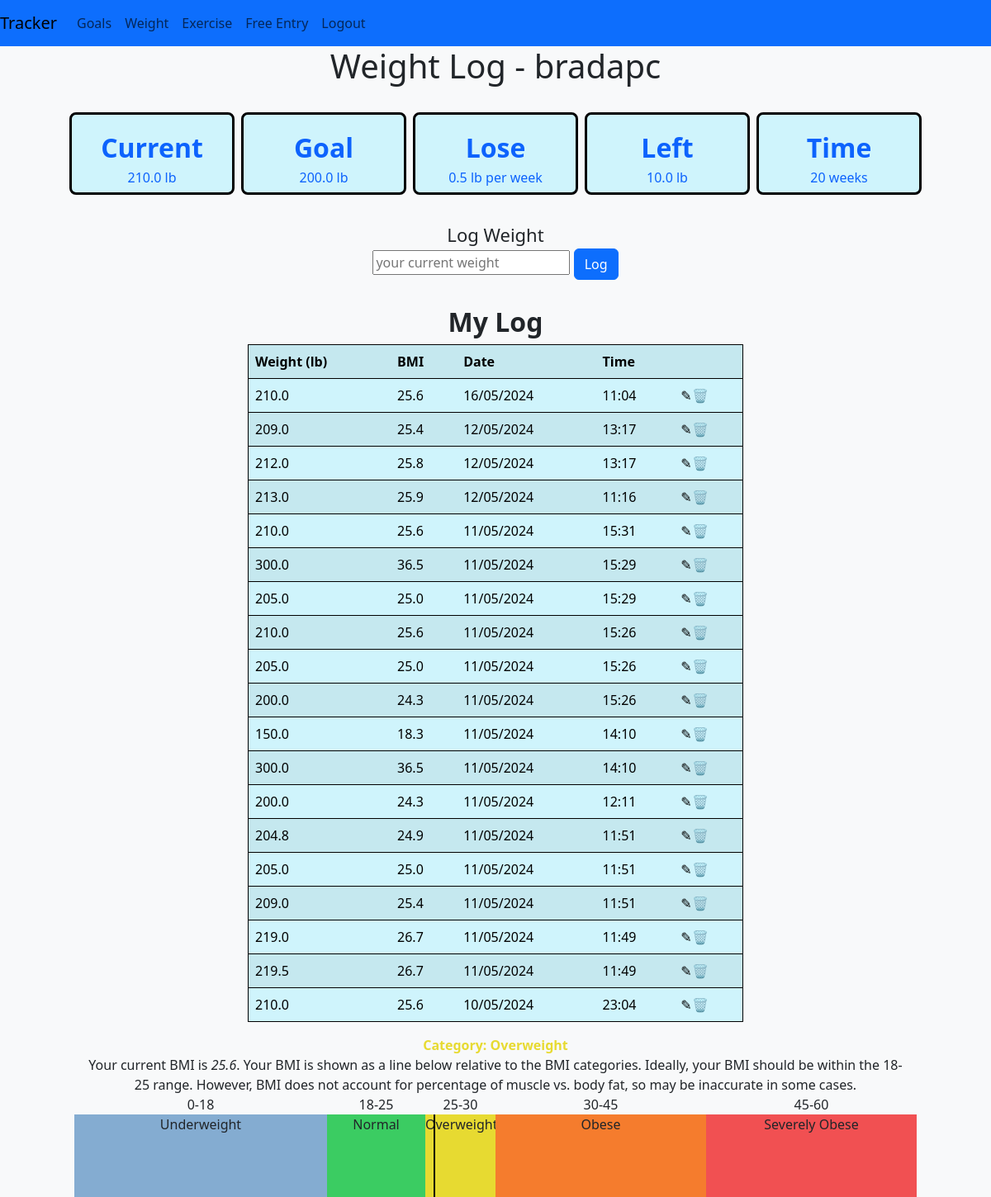
Screenshot of /weight/log (signed in) with the database file from the repository.
### tables this page shows
CREATE TABLE weight_log (
user_id INTEGER NOT NULL,
weight REAL NOT NULL,
time TEXT
);

CREATE TABLE "weight_goals" (
user_id INTEGER NOT NULL,
goal_weight REAL NOT NULL,
goal_step REAL NOT NULL,
height REAL NOT NULL,
goal_direction INTEGER NOT NULL
, units TEXT, time TEXT);

### app.py (the view)
@app.route("/weight/log", methods=["GET", "POST"])
@login_required
def weight_log():
    weight_goals = weightGoalExists()
    if not weight_goals:
        return redirect("/weight")
    weight_log = getWeightLog()
    units = getUnits(weight_goals)
    new_weight_log = splitDateTime(weight_log)
    new_weight_log = addBMI(new_weight_log, weight_goals['height'], weight_goals['units'])
    if request.method == "POST":
        new_weight_entry = request.form.get("weight-entry")
        if not new_weight_entry:
            errormsg = "Please enter a weight."
            return render_template("weight_log.html", errormsg=errormsg, user=session['user'], weight_goals=weight_goals, units=units, new_weight_log=new_weight_log)
        try:
            new_weight_entry = float(new_weight_entry)
        except:
            errormsg = "Please enter only numbers into the weight form."
            return render_template("weight_log.html", errormsg=errormsg, user=session['user'], weight_goals=weight_goals, units=units, new_weight_log=new_weight_log)
        dt_string = getFormattedDateTime()
        con = sqlite3.connect("tracker.db")
        cur = con.cursor()
        cur.execute("INSERT INTO weight_log (user_id, weight, time) VALUES(?, ?, ?)", (session['user_id'], new_weight_entry, dt_string,))
        con.commit()
        return redirect("/weight/log")
    else:
        return render_template("weight_log.html", user=session['user'], weight_goals=weight_goals, units=units, new_weight_log=new_weight_log)

### app.py (called while the page is built)
def login_required(f):
    @wraps(f)
    def decorated_function(*args, **kwargs):
        if session.get("user_id") is None:
            return redirect("/login")
        return f(*args, **kwargs)
    return decorated_function

def getUnits(weight_goals):
    units = {}
    if weight_goals['units'] == "metric":
        units['weight_unit'] = "kg"
        units['height_unit'] = "cm"
    elif weight_goals['units'] == "imperial":
        units['weight_unit'] = "lb"
        units['height_unit'] = "inches"
    return units

def weightGoalExists():
    con = sqlite3.connect("tracker.db")
    con.row_factory = sqlite3.Row
    cur = con.cursor()
    res = cur.execute("SELECT * FROM weight_goals WHERE user_id = ?", (session['user_id'],))
    res = res.fetchone()
    cur.close()
    con.close()
    return res

def getWeightLog():
    con = sqlite3.connect("tracker.db")
    cur = con.cursor()
    con.row_factory = sqlite3.Row
    cur.execute("SELECT * FROM weight_log WHERE user_id = ? ORDER BY time DESC", (session['user_id'],))
    weight_log = []
    weight_log = cur.fetchall()
    cur.close()
    con.close()
    return weight_log

def splitDateTime(weight_log):
    new_weight_log = []
    for entry in weight_log:
        new_entry = []
        dt_list = entry[2].split()
        dt_list[1] = dt_list[1][0:5]
        new_entry.append(entry[0])
        new_entry.append(entry[1])
        new_entry.append(dt_list[0])
        new_entry.append(dt_list[1])
        new_weight_log.append(new_entry)
    return new_weight_log

def computeBMI(height, weight, units):
    bmi = 0
    if units == 'imperial':
        bmi = 703 * (weight / height**2)
    elif units == 'metric':
        bmi = weight / (height / 100)**2
    return bmi

def addBMI(log, height, units):
    weight_log = []
    for row in log:
        bmi = computeBMI(height, row[1], units)
        bmi_str = "%0.1f" % bmi
        row.append(bmi_str)
        weight_log.append(row)
    return weight_log

### templates/weight_log.html (shortened to what this page needs)
{% extends "layout.html" %}
{% block body %}
    <h1 class="page-title-header">Weight Log - {{ user }} </h1>
    {% if weight_goals %}
        <div class="goal-weight-container">
            <div class="goal-weight-box">
                <span class="goal-weight-box-head">Current</span>
                <span>{{ new_weight_log[0][1] }} {{units.weight_unit}}</span>
            </div>
            <div class="goal-weight-box">
                <span class="goal-weight-box-head">Goal</span>
                <span>{{ weight_goals.goal_weight }} {{ units.weight_unit }}</span>
            </div>
            <div class="goal-weight-box">
                {% if (weight_goals.goal_direction > 0) %}
                    <span class="goal-weight-box-head">Gain</span>
                {% elif (weight_goals.goal_direction < 0) %}
                    <span class="goal-weight-box-head">Lose</span>
                {% endif %}
                <span>{{ weight_goals.goal_step }} {{ units.weight_unit }} per week</span>
            </div>
            <div class="goal-weight-box">
                <span class="goal-weight-box-head">Left</span>
                <span>{{ new_weight_log[0][1] - weight_goals.goal_weight }} {{ units.weight_unit }}</span>
            </div>
            <div class="goal-weight-box">
                <span class="goal-weight-box-head">Time</span>
                <span>{{ ((new_weight_log[0][1] - weight_goals.goal_weight) / weight_goals.goal_step) | int }} weeks</span>
            </div>
        </div>
        <div class="goal-weight-log-entry">
            <span>Log Weight</span>
            <form action="/weight/log" method="post">
                <input type="text" placeholder="your current weight" name="weight-entry">
                <button type="submit" class="btn btn-primary">Log</button>
            </form>
        </div>
        <div class="weight-log-wrapper">
            <h1 class="goal-weight-box-head">My Log</h1>
            <div class="weight-log">
                <table class="table table-info table-striped table-hover">
                    <tr>
                        <th>Weight ({{ units.weight_unit }})</th>
                        <th>BMI</th>
                        <th>Date</th>
                        <th>Time</th>
                        <th></th>
                    </tr>
                    {% for entry in new_weight_log %}
                    <tr>
                        <td>{{ entry[1] }}</td>
                        <td>{{ entry[4] }}</td>
                        <td> {{ entry[2] }}</td>
                        <td>{{ entry[3] }}</td>
                        <td><span>&#9998;</span><span>&#128465;</span></td>
                    </tr>
                    {% endfor %}
                </table>
            </div>
        </div>
    {% endif %}
    <div class="bmi-info-wrapper">
        <div class="bmi-info">
            <span id="bmi-category-span"></span>
            <span>Your current BMI is <em>{{ new_weight_log[0][4] }}</em>. Your BMI is shown as a line below
                relative to the BMI categories. Ideally, your BMI should be within the 18-25 range.
                However, BMI does not account for percentage of muscle vs. body fat, so may be inaccurate
                in some cases.
            </span>
        </div>
    </div>
    <div class="bmi-visualizer">
    </div>
{% endblock %}

### static/styles.css (style rules this page uses)
.weight-log { width: 600px; }
.bmi-info-wrapper { display: flex; justify-content: center; }
.bmi-info { display: flex; flex-direction: column; width: 1000px; text-align: center; }
.bmi-visualizer { display: flex; justify-content: center; height: 100px; }
#bmi-category-span { font-weight: bold; }
.page-title-header { text-align: center; }
.goal-weight-container { display: flex; justify-content: center; gap: 8px; margin: 32px 0 32px 0; }
.goal-weight-box { display: flex; flex-direction: column; align-items: center; border: 3px solid black; border-radius: 8px; padding: 16px; width: 200px; height: 100px; background-color: #cff4fc; color: #0d63fd; }
.goal-weight-box-head { font-size: 32px; font-weight: bold; }
.goal-weight-log-entry { display: flex; flex-direction: column; align-items: center; margin-bottom: 32px; }
.goal-weight-log-entry span { font-size: 22px; }
.weight-log table { border: 1px solid black; }
.weight-log-wrapper { display: flex; flex-direction: column; align-items: center; }
body { user-select: none; }

### rows the page displays
weight_log: weight "210.0", new_weight_log[0][1]-weight_goals.goal_weight "10.0", weight.goal_step "20", entry "25.6", time "16/05/2024", entry "11:04"
weight_goals: goal_weight "200.0", goal_step "0.5"
weight_log: weight "209.0", entry "25.4", time "12/05/2024", entry "13:17"
weight_log: weight "212.0", entry "25.8", time "12/05/2024", entry "13:17"
weight_log: weight "213.0", entry "25.9", time "12/05/2024", entry "11:16"
weight_log: weight "210.0", entry "25.6", time "11/05/2024", entry "15:31"
weight_log: weight "300.0", entry "36.5", time "11/05/2024", entry "15:29"
weight_log: weight "205.0", entry "25.0", time "11/05/2024", entry "15:29"
weight_log: weight "210.0", entry "25.6", time "11/05/2024", entry "15:26"
weight_log: weight "205.0", entry "25.0", time "11/05/2024", entry "15:26"
weight_log: weight "200.0", entry "24.3", time "11/05/2024", entry "15:26"
weight_log: weight "150.0", entry "18.3", time "11/05/2024", entry "14:10"
weight_log: weight "300.0", entry "36.5", time "11/05/2024", entry "14:10"
weight_log: weight "200.0", entry "24.3", time "11/05/2024", entry "12:11"
weight_log: weight "204.8", entry "24.9", time "11/05/2024", entry "11:51"
weight_log: weight "205.0", entry "25.0", time "11/05/2024", entry "11:51"
weight_log: weight "209.0", entry "25.4", time "11/05/2024", entry "11:51"
weight_log: weight "219.0", entry "26.7", time "11/05/2024", entry "11:49"
weight_log: weight "219.5", entry "26.7", time "11/05/2024", entry "11:49"
weight_log: weight "210.0", entry "25.6", time "10/05/2024", entry "23:04"

### other values shown
{{ user }} "bradapc"
{{ units.weight_unit }} "lb"
{{ new_weight_log[0][4] }} "25.6"
